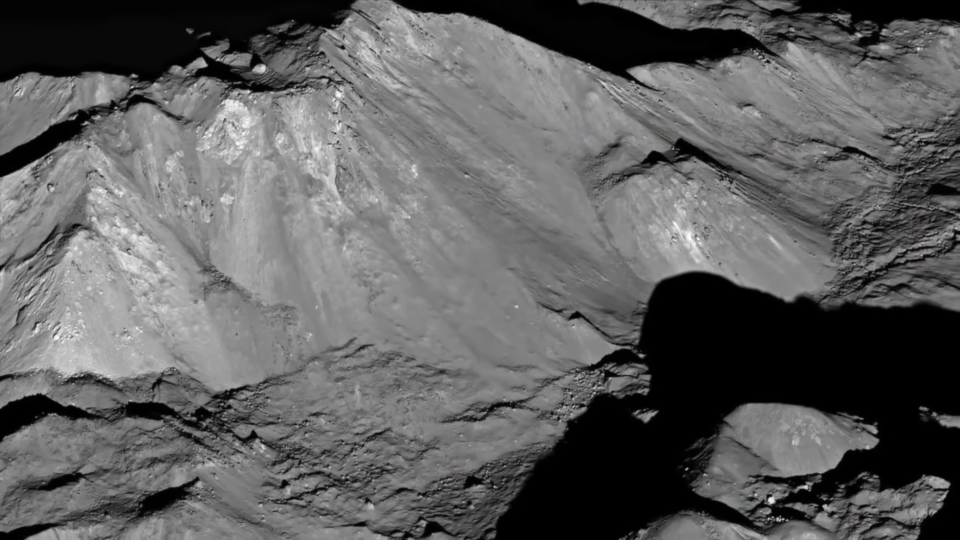
#> input picture data/moon (34).png, 1920 x 1080 px (shown at 1/2 size)
$ python -i app.py   (imports and definitions only)
#> lines starting #> are read from the running program, lines starting #| are printed output that depends on the picture; after the words box and inside, x2 and y2 are one past the last pixel; in counts of white or black regions, pixels touching at a corner belong together
import tkinter as tk
from tkinter import filedialog, messagebox
from PIL import Image, ImageTk, ImageDraw
import numpy as np
import cv2
import heapq
from scipy.spatial import Delaunay
import trimesh
import trimesh.visual

ALGORITHM_ASTAR = "A*"
ALGORITHM_DIJKSTRA = "Dijkstra"
ALGORITHM_BFS = "BFS"
ALGORITHM_DFS = "DFS"

class PathFinder:
    def __init__(self, image):
        self.image = image
        self.safe_zones = self.identify_safe_zones()

    def identify_safe_zones(self):
        gray_image = cv2.cvtColor(self.image, cv2.COLOR_RGB2GRAY)
        # Considering white and grey as safe zones and black as unsafe
        _, safe_zones = cv2.threshold(gray_image, 127, 255, cv2.THRESH_BINARY)
        return safe_zones

    def heuristic(self, a, b):
        return np.hypot(a[0] - b[0], a[1] - b[1])

    # [159 lines left out: functions find_path_astar, find_path_dijkstra, find_path_bfs, find_path_dfs, not called in this run]

class LunarApp:
    # [73 lines left out: functions __init__, load_image, process_image, not called in this run]

    def enable_start_point_selection(self):
        self.selecting_start_point = True
        self.selecting_end_point = False

    def enable_end_point_selection(self):
        self.selecting_start_point = False
        self.selecting_end_point = True

    # [124 lines left out: functions find_path, save_path_image, convert_to_3d_model, canvas_click, display_image, draw_point and 2 more, not called in this run]

# [4 lines not run here, left out]

>>> import cv2
>>> picture = cv2.cvtColor(cv2.imread('moon (34).png'), cv2.COLOR_BGR2RGB)
>>> result = PathFinder(picture).identify_safe_zones()
#> in identify_safe_zones, `_, safe_zones = cv2.threshold(gray_image, 127, 255, cv2.THRESH_BINARY)`:
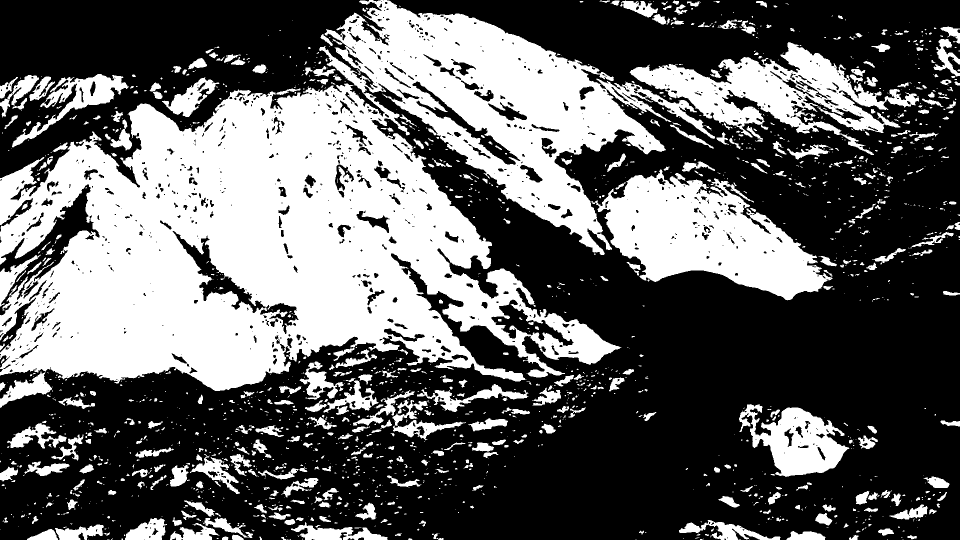
#> safe_zones: shape (1080, 1920) (shown at 1/2 size); 38.5% white; 1813 white regions (1251 under 20 px), largest, box (x1, y1, x2, y2) and area: (0, 0, 1430, 816) 551855, (1183, 339, 1665, 601) 63628, (1259, 84, 1838, 310) 43058
